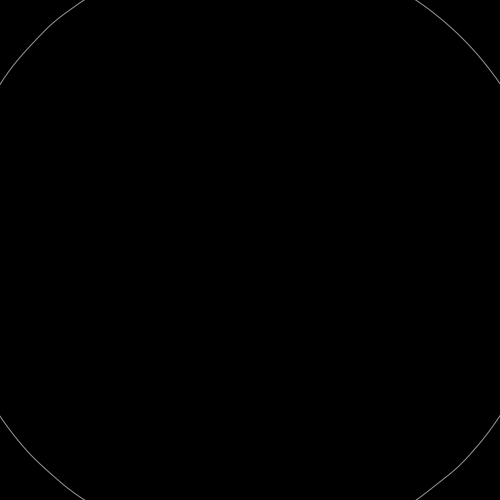
Frame 1 (no input)
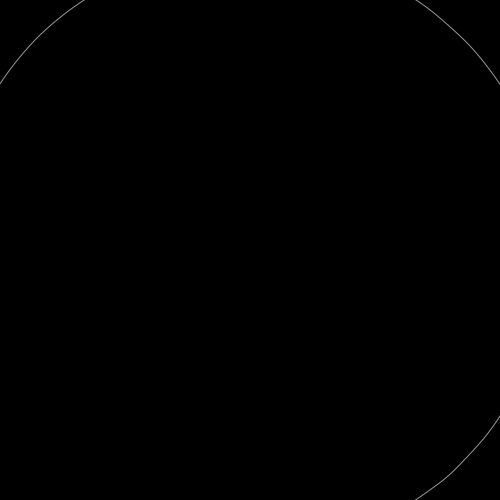
Frame 60 (the mouse pressed at the canvas centre just before this capture)
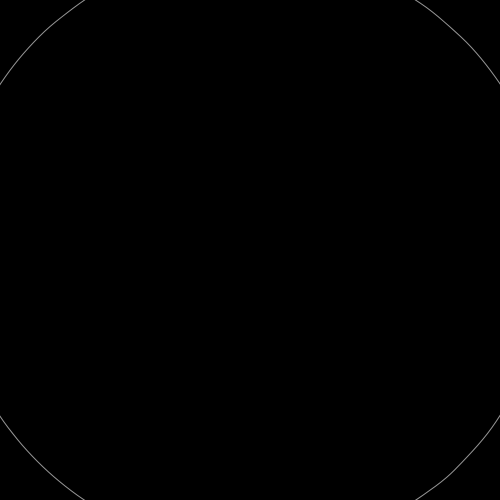
Frame 120 (the mouse held since frame 60 and released just before this capture)

The Processing sketch that drew these frames (run headless with seeded random() and noise(); from frame 60 on, the mouse is pressed at the canvas centre):

// Processing sketch: polarhack2
// ── polarhack2.pde
float em = 16;
float t = 0;
boolean newshape = false;
float n11 = -1;
float n22 = 0;
float step = .1;
float theta = 0;

void setup(){
  //background(0);
  size(500, 500);
  
  
  stroke(150);
  
  //strokeWeight(2);
  smooth();
}

void draw() {
  //frameRate(17);
  fill(0,5);
  background(0);
  text("# of vertices: " + int(em), 10, 20);
  //text(em,10,10);
  translate(width/2, height/2);
 //float soundLevel = song.mix.level();
  //nn2 = soundLevel*70;
  //nn3 = soundLevel*70;
  // print("sl:  "+soundLevel);
    
  //print("n2:" + (mouseX /200.0));
  //print("n3:" + (mouseY /200.0));
  //print("nn2: " + nn2);
  //print("nn3: " + nn3);
  
  if(newshape){
    
    n11 = random(.5);
    n22 = random(6.);
    step = random(.05, 10);
   newshape = false; 
  }
  
  
  beginShape();
  //addd vertices
  for (float i = 1; i < 60; i++){
   float rad = r(theta,
   2,  //a
   2,  //b
   em,  //m
   n11,  //n1
   //nn2,
   //nn3
   n22,
   //sin(t) * 0.9 + 0.9,  //n2
   0  
   //cos(t) * 0.9 + 0.9  //n3
   );
   
   //   mouseX /100.0,  //n2
   //mouseY /100.0   //n3
   theta = theta+ step;
   float x = rad * cos(theta )* 50;
   float y = rad * sin(theta) * 50;
   curveVertex(x,y);
  }
  endShape();
  t += 0.04;
}

float r(float theta, float a, float b, float m, float n1, float n2, float n3) {
  return 3 * pow(pow(abs(cos(m* theta / 4.0) / a),n2)  +  
  pow(abs(sin(m* theta / 4.0) / b),n3), -1.0 /n1) ;

  
}

void keyReleased(){
    if(keyCode == UP){ em = em+2;}
    if(keyCode == DOWN){ em = em-2;}
    if(keyCode ==' '){newshape = true;}
}
